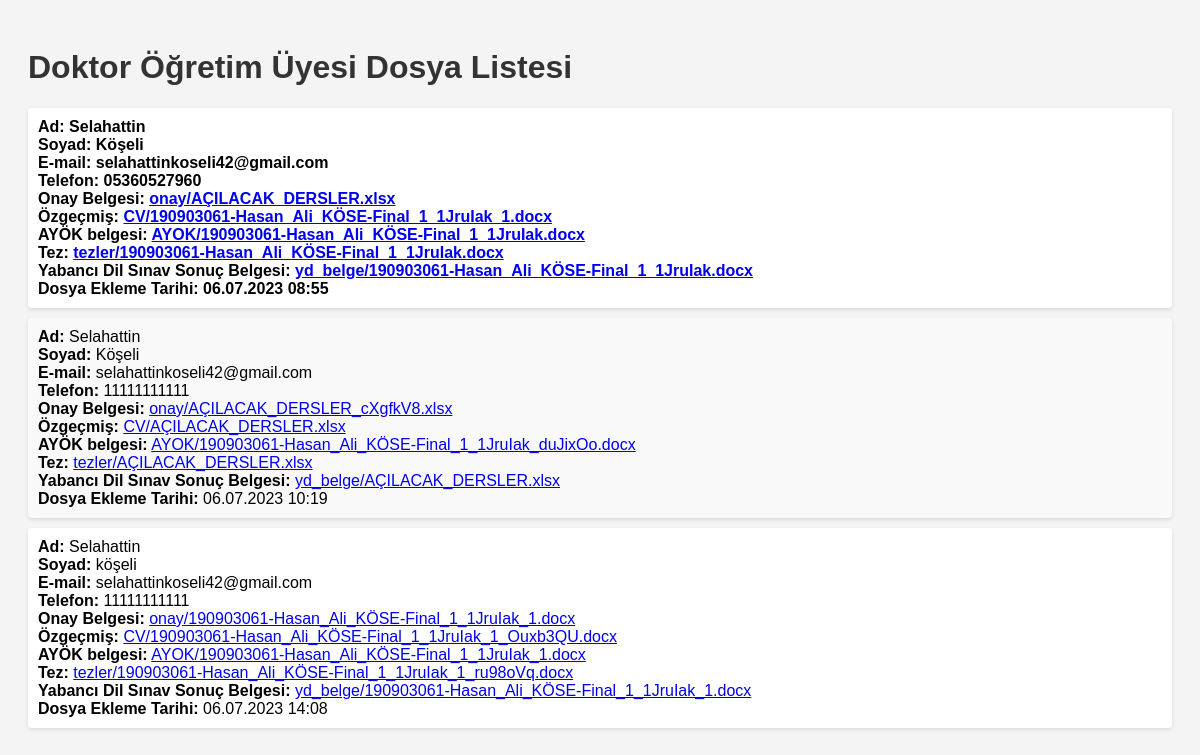
The page /drfile/drupload/ on the database its author committed.
### drfile/models.py (models this page shows)
class Yardimci(models.Model):
    ad = models.CharField(max_length=20, verbose_name='Ad')
    soyad = models.CharField(max_length=20, verbose_name='Soyad')
    email = models.EmailField(max_length=30, verbose_name='E-mail')
    telefon = models.CharField(max_length=15, verbose_name='Telefon')
    onay = models.FileField(upload_to='onay/', verbose_name="Onaylı Doçentlik Belgesi",default="")
    ozgecmis = models.FileField(upload_to='CV/', verbose_name="Özgeçmiş",default="")
    AYOK = models.FileField(upload_to='AYOK/', verbose_name="AYÖK belgesi",default="")
    tez = models.FileField(upload_to='tezler/', verbose_name='Tez',default="")
    yds = models.FileField(upload_to='yd_belge/', verbose_name='Yabancı Dil Sınav Sonuç Belgesi',default="")
    upload_date = models.DateTimeField(verbose_name="Yükleme Tarihi", default=timezone.now)

### drfile/views.py (the view)
# urls.py: path('drfile/drupload/',drfile_views.dupload,name="drupload"),
def dupload(request):
    basvurular = Yardimci.objects.all()
    return render(request, 'drupload.html', {'basvurular': basvurular})

### templates/drupload.html (shortened to what this page needs)
<!DOCTYPE html>
<html>
<head>
</head>
<body>
    <h1>Doktor Öğretim Üyesi Dosya Listesi</h1>
    <ul>
        {% for basvuru in basvurular %}
            <li>
                <strong>Ad:</strong> {{ basvuru.ad }}<br>
                <strong>Soyad:</strong> {{ basvuru.soyad }}<br>
                <strong>E-mail:</strong> {{ basvuru.email }}<br>
                <strong>Telefon:</strong> {{ basvuru.telefon }}<br>
                <strong>Onay Belgesi:</strong> <a href="{{ basvuru.onay.url }}">{{ basvuru.onay.name }}</a><br>
                <strong>Özgeçmiş:</strong> <a href="{{ basvuru.ozgecmis.url }}">{{ basvuru.ozgecmis.name }}</a><br>
                <strong>AYÖK belgesi:</strong> <a href="{{ basvuru.AYOK.url }}">{{ basvuru.AYOK.name }}</a><br>
                <strong>Tez:</strong> <a href="{{ basvuru.tez.url }}">{{ basvuru.tez.name }}</a><br>
                <strong>Yabancı Dil Sınav Sonuç Belgesi:</strong> <a href="{{ basvuru.yds.url }}">{{ basvuru.yds.name }}</a><br>
            <strong>Dosya Ekleme Tarihi:</strong> {{ basvuru.upload_date|date:"d.m.Y H:i"}}
            </li>
        {% empty %}
            <li class="empty-message">Henüz dosya bulunmamaktadır.</li>
        {% endfor %}
    </ul>
</body>
</html>

### templates/drupload.html (style rules this page uses)
body { font-family: Arial, sans-serif; background-color: #f4f4f4; padding: 20px; }
h1 { color: #333; }
ul { list-style-type: none; padding: 0; }
li { margin-bottom: 10px; background-color: #fff; padding: 10px; border-radius: 4px; box-shadow: 0 2px 4px rgba(0, 0, 0, 0.1); }
li:first-child { font-weight: bold; }
li:nth-child(even) { background-color: #f9f9f9; }

### rows shown on the page
Yardimci: ad "Selahattin", soyad "Köşeli", email "selahattinkoseli42@gmail.com", telefon "05360527960", onay.name "onay/AÇILACAK_DERSLER.xlsx", ozgecmis.name "CV/190903061-Hasan_Ali_KÖSE-Final_1_1JruIak_1.docx", AYOK.name "AYOK/190903061-Hasan_Ali_KÖSE-Final_1_1JruIak.docx", tez.name "tezler/190903061-Hasan_Ali_KÖSE-Final_1_1JruIak.docx", yds.name "yd_belge/190903061-Hasan_Ali_KÖSE-Final_1_1JruIak.docx", upload_date "06.07.2023 08:55"
Yardimci: ad "Selahattin", soyad "Köşeli", email "selahattinkoseli42@gmail.com", telefon "11111111111", onay.name "onay/AÇILACAK_DERSLER_cXgfkV8.xlsx", ozgecmis.name "CV/AÇILACAK_DERSLER.xlsx", AYOK.name "AYOK/190903061-Hasan_Ali_KÖSE-Final_1_1JruIak_duJixOo.docx", tez.name "tezler/AÇILACAK_DERSLER.xlsx", yds.name "yd_belge/AÇILACAK_DERSLER.xlsx", upload_date "06.07.2023 10:19"
Yardimci: ad "Selahattin", soyad "köşeli", email "selahattinkoseli42@gmail.com", telefon "11111111111", onay.name "onay/190903061-Hasan_Ali_KÖSE-Final_1_1JruIak_1.docx", ozgecmis.name "CV/190903061-Hasan_Ali_KÖSE-Final_1_1JruIak_1_Ouxb3QU.docx", AYOK.name "AYOK/190903061-Hasan_Ali_KÖSE-Final_1_1JruIak_1.docx", tez.name "tezler/190903061-Hasan_Ali_KÖSE-Final_1_1JruIak_1_ru98oVq.docx", yds.name "yd_belge/190903061-Hasan_Ali_KÖSE-Final_1_1JruIak_1.docx", upload_date "06.07.2023 14:08"
